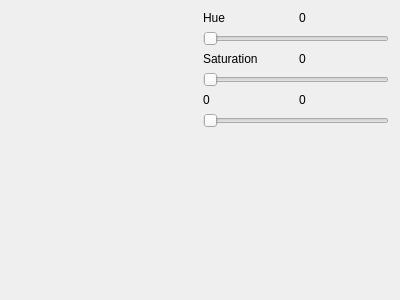
<?xml version="1.0" encoding="UTF-8"?>
<ui version="4.0">
 <class>Form</class>
 <widget class="QWidget" name="Form">
  <property name="geometry">
   <rect>
    <x>0</x>
    <y>0</y>
    <width>400</width>
    <height>300</height>
   </rect>
  </property>
  <property name="windowTitle">
   <string>Form</string>
  </property>
  <layout class="QVBoxLayout" name="verticalLayout_3">
   <item>
    <layout class="QHBoxLayout" name="horizontalLayout_2">
     <item>
      <widget class="QWidget" name="colorDisplay" native="true">
       <property name="enabled">
        <bool>true</bool>
       </property>
       <property name="sizePolicy">
        <sizepolicy hsizetype="Expanding" vsizetype="Preferred">
         <horstretch>0</horstretch>
         <verstretch>0</verstretch>
        </sizepolicy>
       </property>
      </widget>
     </item>
     <item>
      <layout class="QVBoxLayout" name="verticalLayout_2">
       <item>
        <layout class="QHBoxLayout" name="horizontalLayout_3">
         <item>
          <widget class="QLabel" name="hueLabel">
           <property name="text">
            <string>Hue</string>
           </property>
          </widget>
         </item>
         <item>
          <widget class="QLabel" name="hueValue">
           <property name="text">
            <string>0</string>
           </property>
          </widget>
         </item>
        </layout>
       </item>
       <item>
        <widget class="QSlider" name="hueSlider">
         <property name="maximum">
          <number>360</number>
         </property>
         <property name="orientation">
          <enum>Qt::Horizontal</enum>
         </property>
        </widget>
       </item>
       <item>
        <layout class="QHBoxLayout" name="horizontalLayout_4">
         <item>
          <widget class="QLabel" name="satLabel">
           <property name="text">
            <string>Saturation</string>
           </property>
          </widget>
         </item>
         <item>
          <widget class="QLabel" name="satValue">
           <property name="text">
            <string>0</string>
           </property>
          </widget>
         </item>
        </layout>
       </item>
       <item>
        <widget class="QSlider" name="satSlider">
         <property name="maximum">
          <number>255</number>
         </property>
         <property name="orientation">
          <enum>Qt::Horizontal</enum>
         </property>
        </widget>
       </item>
       <item>
        <layout class="QHBoxLayout" name="horizontalLayout_5">
         <item>
          <widget class="QLabel" name="valueValue">
           <property name="text">
            <string>0</string>
           </property>
          </widget>
         </item>
         <item>
          <widget class="QLabel" name="valueLabel">
           <property name="text">
            <string>0</string>
           </property>
          </widget>
         </item>
        </layout>
       </item>
       <item>
        <widget class="QSlider" name="valueSlider">
         <property name="maximum">
          <number>255</number>
         </property>
         <property name="orientation">
          <enum>Qt::Horizontal</enum>
         </property>
        </widget>
       </item>
       <item>
        <spacer name="verticalSpacer">
         <property name="orientation">
          <enum>Qt::Vertical</enum>
         </property>
         <property name="sizeHint" stdset="0">
          <size>
           <width>20</width>
           <height>40</height>
          </size>
         </property>
        </spacer>
       </item>
      </layout>
     </item>
    </layout>
   </item>
  </layout>
 </widget>
 <resources/>
 <connections>
  <connection>
   <sender>hueSlider</sender>
   <signal>valueChanged(int)</signal>
   <receiver>hueValue</receiver>
   <slot>setNum(int)</slot>
   <hints>
    <hint type="sourcelabel">
     <x>280</x>
     <y>51</y>
    </hint>
    <hint type="destinationlabel">
     <x>320</x>
     <y>21</y>
    </hint>
   </hints>
  </connection>
  <connection>
   <sender>satSlider</sender>
   <signal>valueChanged(int)</signal>
   <receiver>satValue</receiver>
   <slot>setNum(int)</slot>
   <hints>
    <hint type="sourcelabel">
     <x>338</x>
     <y>108</y>
    </hint>
    <hint type="destinationlabel">
     <x>338</x>
     <y>87</y>
    </hint>
   </hints>
  </connection>
  <connection>
   <sender>valueSlider</sender>
   <signal>valueChanged(int)</signal>
   <receiver>valueValue</receiver>
   <slot>setNum(int)</slot>
   <hints>
    <hint type="sourcelabel">
     <x>290</x>
     <y>172</y>
    </hint>
    <hint type="destinationlabel">
     <x>310</x>
     <y>153</y>
    </hint>
   </hints>
  </connection>
 </connections>
</ui>
